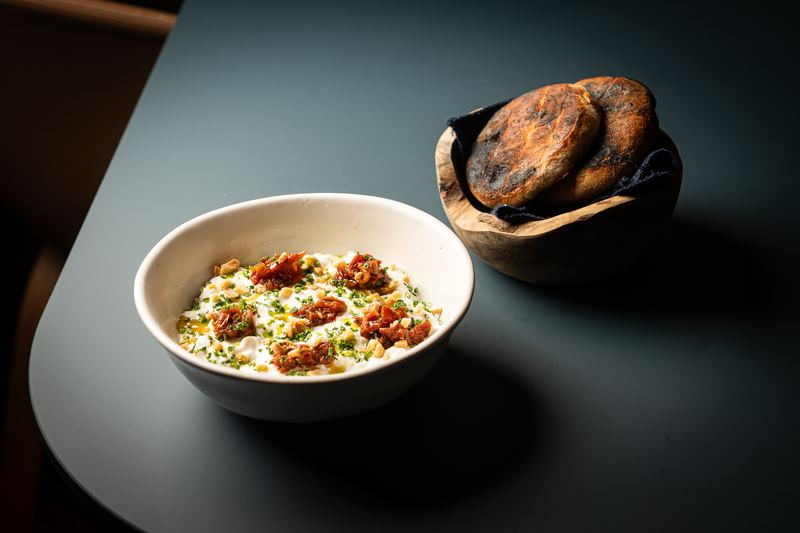
#> input picture assets/img/berenjena-burrata-canitas-maite-malaga-800.jpg, 800 x 533 px, given in place of canitas-malaga-sala-restaurante.jpg, which was not available
$ python process_images.py
#> lines starting #> are read from the running program, lines starting #| are printed output that depends on the picture; pictures that were not available may be replaced by others from this repository, and a replacement may not be noted
"""Genera todas las imágenes de la web a partir del material original.

Requiere Pillow y PyMuPDF (pip install pillow pymupdf).

  python scripts/process_images.py

Salidas:
  assets/img/<nombre>.jpg y <nombre>-800.jpg   fotos para la web (1600 px y 800 px)
  assets/img/og-*.jpg                          imágenes para compartir en redes (1200x630)
  assets/icons/                                favicon PNG, apple-touch-icon e iconos de la app
  wordpress/01-mediateca/                      todo lo anterior a tamaño grande para subir a WordPress
"""
import os
import shutil
import sys

import pymupdf
from PIL import Image, ImageOps

sys.path.insert(0, os.path.dirname(os.path.abspath(__file__)))
from media import OG, PHOTOS  # noqa: E402

BASE = os.path.dirname(os.path.dirname(os.path.abspath(__file__)))
IMAGENES = os.path.join(BASE, "imagenes")
OUT_IMG = os.path.join(BASE, "assets", "img")
OUT_ICONS = os.path.join(BASE, "assets", "icons")
OUT_LOGOS = os.path.join(BASE, "assets", "logos")
OUT_WP = os.path.join(BASE, "wordpress", "01-mediateca")

for d in (OUT_IMG, OUT_ICONS, OUT_WP):
    os.makedirs(d, exist_ok=True)


def fit(im, long_edge):
    im = im.copy()
    im.thumbnail((long_edge, long_edge), Image.LANCZOS)
    return im


def save_jpg(im, dst, quality):
    im.save(dst, "JPEG", quality=quality, optimize=True, progressive=True)
    print(f"  {os.path.relpath(dst, BASE)}  {im.size[0]}x{im.size[1]}  {os.path.getsize(dst) // 1024} KB")


def open_photo(src):
    return ImageOps.exif_transpose(Image.open(src)).convert("RGB")


def render_svg(path, width):
    doc = pymupdf.open(path)
    page = doc[0]
    zoom = width / page.rect.width
    pix = page.get_pixmap(matrix=pymupdf.Matrix(zoom, zoom), alpha=True)
    return Image.frombytes("RGBA", (pix.width, pix.height), pix.samples)


print("Fotos")
for name, info in PHOTOS.items():
    src = os.path.join(IMAGENES, *info["src"])
    if not os.path.exists(src):
        print("  FALTA", src)
        continue
    im = open_photo(src)
    save_jpg(fit(im, 1600), os.path.join(OUT_IMG, f"{name}.jpg"), 80)
    save_jpg(fit(im, 800), os.path.join(OUT_IMG, f"{name}-800.jpg"), 78)
    save_jpg(fit(im, 2000), os.path.join(OUT_WP, f"{name}.jpg"), 82)

print("Imágenes para redes sociales")
for name, info in OG.items():
    photo = Image.open(os.path.join(OUT_IMG, f"{info['photo']}.jpg")).convert("RGB")
#> photo is the input picture: PIL image 800x533 RGB; mean R, G, B 70.9, 69.2, 62.6
    ratio = 1200 / 630
    w, h = photo.size
#> w = 800; h = 533
    if w / h > ratio:
        nw = int(h * ratio)
        photo = photo.crop(((w - nw) // 2, 0, (w - nw) // 2 + nw, h))
    else:
        nh = int(w / ratio)
#> nh = 420
        top = int((h - nh) * info["focus"])
#> top = 62
        photo = photo.crop((0, top, w, top + nh))
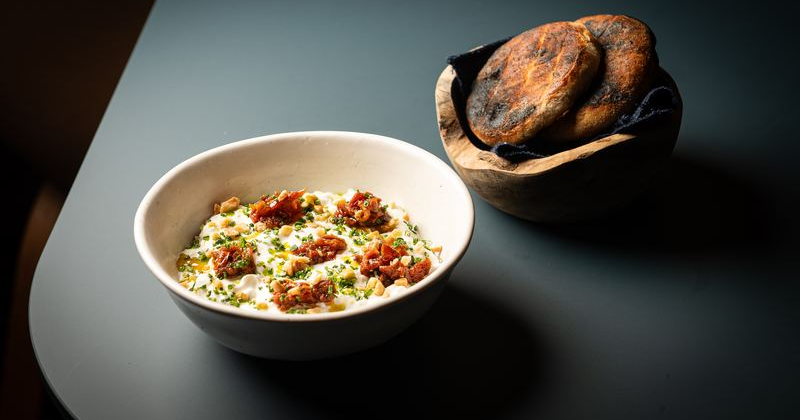
#> photo: PIL image 800x420 RGB; mean R, G, B 81.3, 77.8, 69.3
    photo = photo.resize((1200, 630), Image.LANCZOS)
#> photo: PIL image 1200x630 RGB
    shade = Image.linear_gradient("L").resize((1200, 630)).point(lambda v: int(v * 0.72))
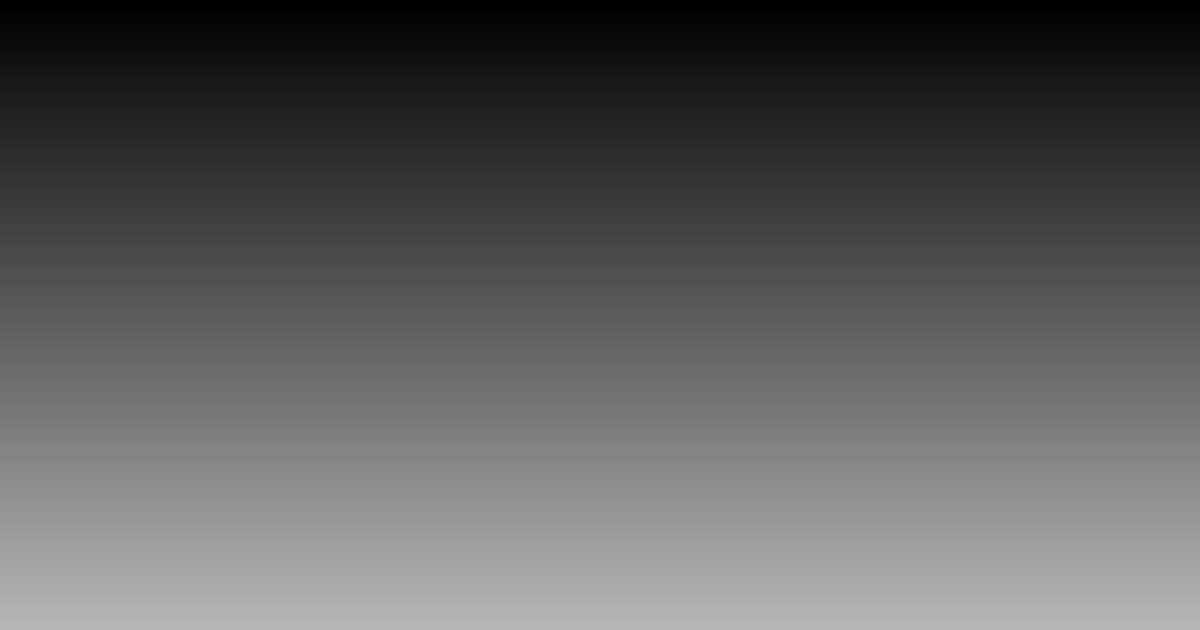
#> shade: PIL image 1200x630 L; min 0, max 183, mean 91.3
    photo = Image.composite(Image.new("RGB", photo.size, (20, 19, 46)), photo, shade)
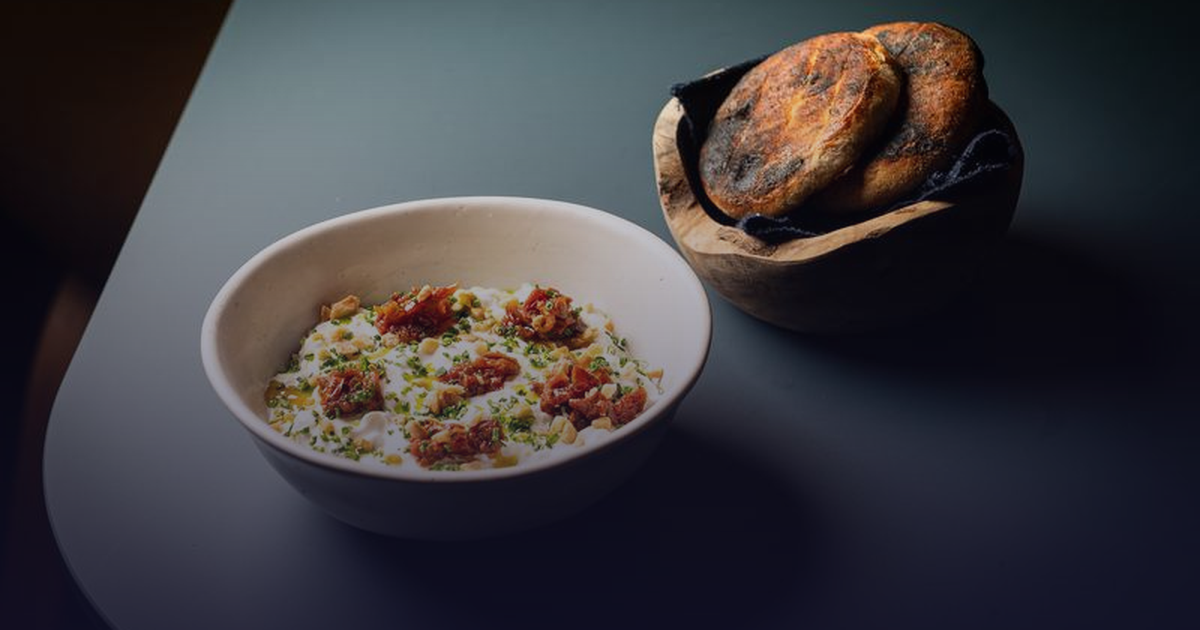
#> photo: PIL image 1200x630 RGB; mean R, G, B 61.8, 59.3, 63.5
    if info["logo"] == "maite":
        logo = render_svg(os.path.join(OUT_LOGOS, "logo-canitas-maite-blanco.svg"), 420)
#> (the run stopped early here; a loop or call above may not have finished)
